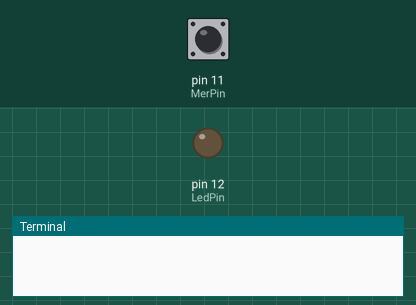
A program run on a simulated Raspberry Pi (header pin numbers). Shown: output pins drawn as LEDs (lit = HIGH), the last lines printed to the terminal. The test bench sets the inputs (shaded band); at power-on: pin 11 (MerPin) HIGH.

Above: at 1.2 s.
1.3 s: pin 11 (MerPin) pulled LOW for 0.15 s
2.9 s: pin 11 (MerPin) pulled LOW for 1 s
At 4.0 s:
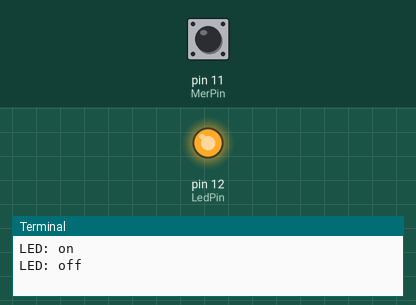
5.4 s: pin 11 (MerPin) pulled LOW for 3.2 s
At 5.9 s:
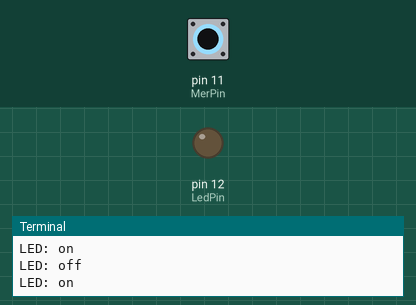
Timing chart, 0 to 8.4 s (numbered marks = the images above; inputs shaded):
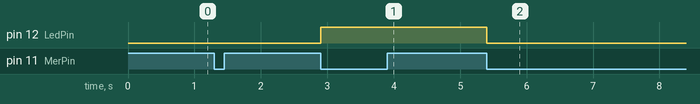

The program:

15_mercurySwitch.py
```python
#!/usr/bin/env python
import RPi.GPIO as GPIO

MerPin = 11
LedPin = 12

Led_status = 1

def setup():
	GPIO.setmode(GPIO.BOARD)       # Numbers GPIOs by physical location
	GPIO.setup(LedPin, GPIO.OUT)   # Set LedPin's mode is output
	GPIO.setup(MerPin, GPIO.IN, pull_up_down=GPIO.PUD_UP)
	GPIO.output(LedPin, GPIO.LOW) # Set LedPin high(+3.3V) to off led

def swLed(ev=None):
	global Led_status
	Led_status = not Led_status
	GPIO.output(LedPin, Led_status)  # switch led status(on-->off; off-->on)
	print "LED: off" if Led_status else "LED: on"

def loop():
	GPIO.add_event_detect(MerPin, GPIO.FALLING, callback=swLed, bouncetime=100) # wait for falling
	while True:
		pass   # Don't do anything

def destroy():
	GPIO.output(LedPin, GPIO.LOW)     # led off
	GPIO.cleanup()                     # Release resource

if __name__ == '__main__':     # Program start from here
	setup()
	try:
		loop()
	except KeyboardInterrupt:  # When 'Ctrl+C' is pressed, the child program destroy() will be  executed.
		destroy()
```

Measured:
- after the input at 2.9 s, pin 12 (LedPin): LOW → HIGH at once
- after the input at 5.4 s, pin 12 (LedPin): HIGH → LOW at once
